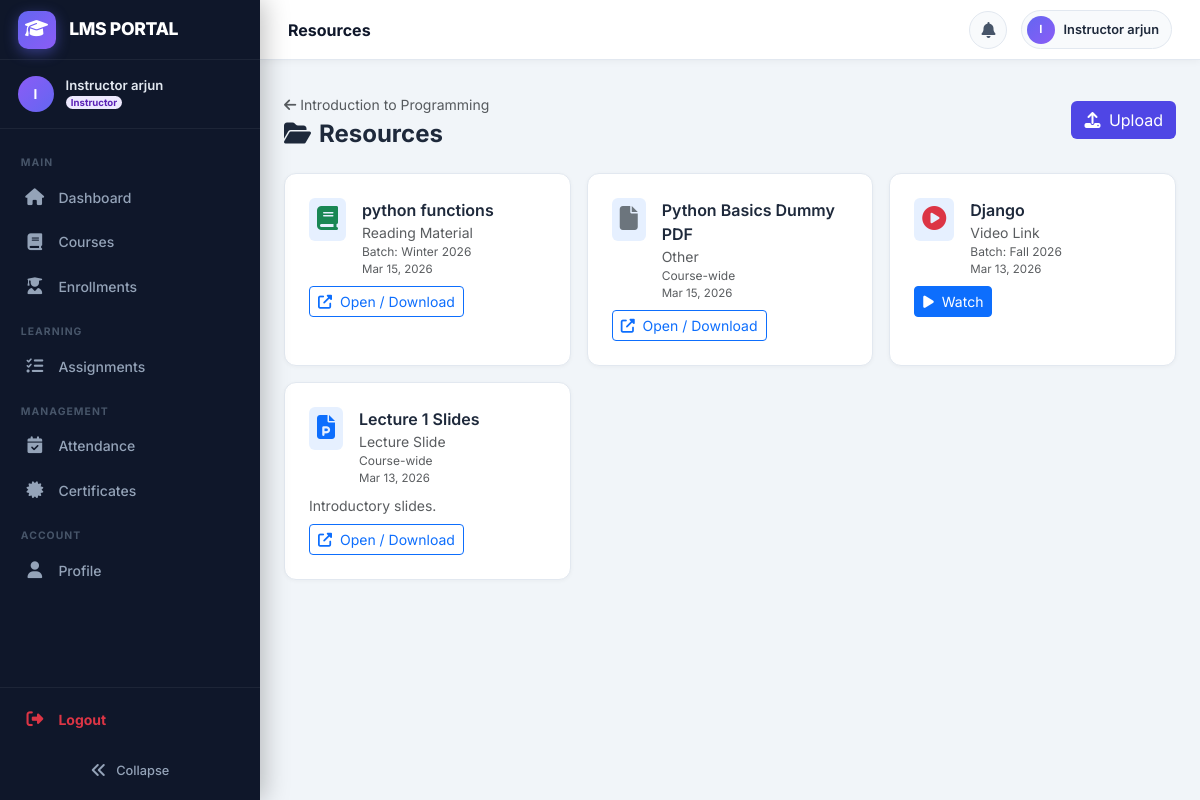
/resources/course/1/ (signed in), run on the app's committed database.
### users/models.py (models this page shows, shortened)
class CustomUser(AbstractUser):
    class Role(models.TextChoices):
        ADMIN = 'admin', 'Admin'
        INSTRUCTOR = 'instructor', 'Instructor'
        STUDENT = 'student', 'Student'
    role = models.CharField(
        max_length=20,
        choices=Role.choices,
        default=Role.STUDENT,
    )
    phone = models.CharField(max_length=20, blank=True)
    profile_picture = models.ImageField(
        upload_to='profile_pictures/', blank=True, null=True
    )
    bio = models.TextField(blank=True)
    date_of_birth = models.DateField(null=True, blank=True)
    otp = models.CharField(max_length=6, blank=True, null=True)
    otp_expiry = models.DateTimeField(null=True, blank=True)
    class Meta:
        verbose_name = 'User'
        verbose_name_plural = 'Users'
    @property
    def is_admin_role(self):
        return self.role == self.Role.ADMIN
    @property
    def is_student(self):
        return self.role == self.Role.STUDENT

### courses/models.py (models this page shows, shortened)
class Course(models.Model):
    class Status(models.TextChoices):
        ACTIVE = 'active', 'Active'
        INACTIVE = 'inactive', 'Inactive'
        ARCHIVED = 'archived', 'Archived'
    title = models.CharField(max_length=200)
    code = models.CharField(max_length=20, unique=True)
    description = models.TextField(blank=True)
    instructor = models.ForeignKey(
        settings.AUTH_USER_MODEL,
        on_delete=models.SET_NULL,
        null=True,
        related_name='courses_teaching',
        limit_choices_to={'role__in': ['instructor', 'admin']},
    )
    status = models.CharField(max_length=20, choices=Status.choices, default=Status.ACTIVE)
    thumbnail = models.ImageField(upload_to='course_thumbnails/', blank=True, null=True)
    credits = models.PositiveSmallIntegerField(default=3)
    price = models.DecimalField(max_digits=10, decimal_places=2, default=0.00)
    auto_revision_enabled = models.BooleanField(default=True)
    created_at = models.DateTimeField(auto_now_add=True)
    updated_at = models.DateTimeField(auto_now=True)
    class Meta:
        ordering = ['-created_at']

class Batch(models.Model):
    course = models.ForeignKey(Course, on_delete=models.CASCADE, related_name='batches')
    name = models.CharField(max_length=100)          # e.g. "Batch A", "Jan 2025"
    start_date = models.DateField()
    end_date = models.DateField()
    max_students = models.PositiveIntegerField(default=30)
    created_at = models.DateTimeField(auto_now_add=True)
    class Meta:
        ordering = ['-start_date']
        verbose_name_plural = 'Batches'

### resources/models.py (models this page shows, shortened)
class FileResource(models.Model):
    class ResourceType(models.TextChoices):
        LECTURE = 'lecture', 'Lecture Slide'
        ASSIGNMENT = 'assignment', 'Assignment'
        READING = 'reading', 'Reading Material'
        VIDEO_LINK = 'video', 'Video Link'
        OTHER = 'other', 'Other'
    title = models.CharField(max_length=200)
    description = models.TextField(blank=True)
    resource_type = models.CharField(
        max_length=20, choices=ResourceType.choices, default=ResourceType.OTHER
    )
    course = models.ForeignKey(
        Course, on_delete=models.CASCADE, related_name='resources'
    )
    batch = models.ForeignKey(
        Batch, on_delete=models.CASCADE, related_name='resources',
        null=True, blank=True,
        help_text='Leave blank to make available to all batches of this course.'
    )
    group = models.ForeignKey(
        'courses.Group', on_delete=models.CASCADE, related_name='resources',
        null=True, blank=True,
        help_text='Make available only to a specific group (e.g. for projects).'
    )
    file = models.FileField(upload_to='resources/%Y/%m/', blank=True, null=True)
    external_url = models.URLField(blank=True)   # for video links etc.
    uploaded_by = models.ForeignKey(
        settings.AUTH_USER_MODEL, on_delete=models.SET_NULL, null=True,
        related_name='uploaded_resources',
    )
    is_visible = models.BooleanField(default=True)
    created_at = models.DateTimeField(auto_now_add=True)
    class Meta:
        ordering = ['-created_at']
    @property
    def download_url(self):
        if self.file:
            return self.file.url
        return self.external_url

### resources/views.py (the view, shortened to what this page needs)
# urls.py: path('course/<int:course_pk>/', views.resource_list, name='list'),
@login_required
def resource_list(request, course_pk):
    course = get_object_or_404(Course, pk=course_pk)
    resources = FileResource.objects.filter(course=course, is_visible=True)
    viewed_ids = []
    return render(request, 'resources/resource_list.html', {
        'course': course, 'resources': resources, 'viewed_ids': viewed_ids
    })

### templates/resources/resource_list.html (shortened to what this page needs)
{% extends 'base.html' %}
{% block content %}
<div class="d-flex justify-content-between align-items-center mb-4">
  <div>
    <a href="{% url 'courses:detail' course.pk %}" class="text-muted small text-decoration-none">
      <i class="fas fa-arrow-left me-1"></i>{{ course.title }}
    </a>
    <h4 class="fw-bold mb-0 mt-1"><i class="fas fa-folder-open me-2"></i>Resources</h4>
  </div>
  {% if user == course.instructor or user.is_admin_role or user.is_superuser or is_group_instructor %}
  <a href="{% url 'resources:upload' course.pk %}" class="btn" style="background:#4f46e5;color:#fff;">
    <i class="fas fa-upload me-1"></i> Upload
  </a>
  {% endif %}
</div>
<div class="row g-3">
  {% for resource in resources %}
  <div class="col-md-6 col-xl-4">
    <div class="page-card h-100">
      <div class="d-flex align-items-start gap-3">
        <div class="rounded-2 p-2 bg-primary bg-opacity-10">
          {% if resource.resource_type == 'lecture' %}<i class="fas fa-file-powerpoint text-primary fs-4"></i>
          {% elif resource.resource_type == 'assignment' %}<i class="fas fa-file-contract text-warning fs-4"></i>
          {% elif resource.resource_type == 'reading' %}<i class="fas fa-book text-success fs-4"></i>
          {% elif resource.resource_type == 'video' %}<i class="fas fa-play-circle text-danger fs-4"></i>
          {% else %}<i class="fas fa-file text-secondary fs-4"></i>{% endif %}
        </div>
        <div class="flex-grow-1 min-w-0">
          <div class="fw-semibold">{{ resource.title }}</div>
          <div class="text-muted small">{{ resource.get_resource_type_display }}</div>
          {% if resource.batch %}
            <div class="text-muted" style="font-size:.75rem;">Batch: {{ resource.batch.name }}</div>
          {% endif %}
          {% if not resource.batch and not resource.group %}
            <div class="text-muted" style="font-size:.75rem;">Course-wide</div>
          {% endif %}
          <div class="text-muted" style="font-size:.72rem;">{{ resource.created_at|date:"M d, Y" }}</div>
        </div>
      </div>
      {% if resource.description %}
      <p class="text-muted small mt-2 mb-2">{{ resource.description|truncatewords:15 }}</p>
      {% endif %}
      <div class="d-flex gap-2 mt-2 align-items-center">
        {% if resource.resource_type == 'video' %}
        <a href="{% url 'resources:play' resource.pk %}" class="btn btn-sm btn-primary">
          <i class="fas fa-play me-1"></i> Watch
        </a>
        {% elif resource.download_url %}
        <a href="{% url 'resources:view_track' resource.pk %}" class="btn btn-sm btn-outline-primary" target="_blank">
          <i class="fas fa-external-link-alt me-1"></i> Open / Download
        </a>
        {% endif %}
      </div>
    </div>
  </div>
  {% empty %}
  <div class="col-12 text-center py-5 text-muted">
    <i class="fas fa-folder fs-1"></i>
    <p class="mt-2">No resources uploaded yet.</p>
  </div>
  {% endfor %}
</div>
{% endblock %}

### templates/base.html (shortened to what this page needs)
<!DOCTYPE html>
<html lang="en">
<head>
  <link href="https://cdn.jsdelivr.net/npm/bootstrap@5.3.2/dist/css/bootstrap.min.css" rel="stylesheet" />
  <link href="https://cdn.jsdelivr.net/npm/bootstrap-icons@1.11.3/font/bootstrap-icons.css" rel="stylesheet" />
  <link rel="stylesheet" href="https://cdnjs.cloudflare.com/ajax/libs/font-awesome/6.5.0/css/all.min.css">
</head>
<body>
  {% if user.is_authenticated %}
  <nav class="sidebar" id="sidebar" role="navigation" aria-label="Main navigation">
    <a href="{% url 'users:dashboard' %}" class="sidebar-brand" tabindex="0">
      <div class="sidebar-brand-icon">
        <i class="fas fa-graduation-cap"></i>
      </div>
      <span class="sidebar-brand-text">LMS PORTAL</span>
    </a>
    <div class="sidebar-user">
      <div class="sidebar-user-avatar">
        {{ user.first_name|first|upper|default:user.username|first|upper }}
      </div>
      <div class="sidebar-user-info">
        <div class="sidebar-user-name">{{ user.get_full_name|default:user.username }}</div>
        <div class="sidebar-user-role">
          <span class="badge badge-role-{{ user.role }} rounded-pill" style="font-size:.6rem;padding:.2em .55em;">
            {{ user.get_role_display }}
          </span>
        </div>
      </div>
    </div>
    <div class="sidebar-content">
      <ul style="list-style:none;padding:0;margin:0;">
        <li class="sidebar-section">Main</li>
        <li class="sidebar-item">
          <a href="{% url 'users:dashboard' %}"
            class="sidebar-link {% if request.resolver_match.url_name == 'dashboard' %}sidebar-active{% endif %}"
            data-tooltip="Dashboard">
            <i class="fas fa-home sidebar-icon"></i>
            <span class="sidebar-label">Dashboard</span>
          </a>
        </li>
        <li class="sidebar-item">
          <a href="{% url 'courses:list' %}"
            class="sidebar-link {% if 'courses' in request.path and 'assignments' not in request.path %}sidebar-active{% endif %}"
            data-tooltip="Courses">
            <i class="fas fa-book sidebar-icon"></i>
            <span class="sidebar-label">Courses</span>
          </a>
        </li>
        <li class="sidebar-item">
          <a href="{% url 'enrollments:list' %}"
            class="sidebar-link {% if 'enrollments' in request.path %}sidebar-active{% endif %}"
            data-tooltip="Enrollments">
            <i class="fas fa-user-graduate sidebar-icon"></i>
            <span class="sidebar-label">Enrollments</span>
          </a>
        </li>
        <li class="sidebar-section">Learning</li>
        {% if user.role == 'instructor' or user.is_admin_role or user.is_superuser %}
        <li class="sidebar-item">
          <a href="{% url 'assignments:instructor_dashboard' %}"
            class="sidebar-link {% if 'assignments' in request.path %}sidebar-active{% endif %}"
            data-tooltip="Assignments">
            <i class="fas fa-tasks sidebar-icon"></i>
            <span class="sidebar-label">Assignments</span>
          </a>
        </li>
        {% endif %}
        {% if not user.is_student %}
        <li class="sidebar-section">Management</li>
        <li class="sidebar-item">
          <a href="{% url 'attendance:manage' %}"
            class="sidebar-link {% if 'attendance' in request.path %}sidebar-active{% endif %}"
            data-tooltip="Attendance">
            <i class="fas fa-calendar-check sidebar-icon"></i>
            <span class="sidebar-label">Attendance</span>
          </a>
        </li>
        <li class="sidebar-item">
          <a href="{% url 'certificates:list' %}"
            class="sidebar-link {% if 'certificates' in request.path %}sidebar-active{% endif %}"
            data-tooltip="Certificates">
            <i class="fas fa-certificate sidebar-icon"></i>
            <span class="sidebar-label">Certificates</span>
          </a>
        </li>
        {% endif %}
        <li class="sidebar-section">Account</li>
        <li class="sidebar-item">
          <a href="{% url 'users:profile' %}"
            class="sidebar-link {% if request.resolver_match.url_name == 'profile' %}sidebar-active{% endif %}"
            data-tooltip="Profile">
            <i class="fas fa-user sidebar-icon"></i>
            <span class="sidebar-label">Profile</span>
          </a>
        </li>
      </ul>
    </div>
    <div class="sidebar-footer">
      {% if request.user.is_authenticated %}
      <ul style="list-style:none;padding:0;margin:0 0 10px 0;">
        <li class="sidebar-item" style="padding:0;">
          <a href="{% url 'users:logout' %}" class="sidebar-link logout-link text-danger" data-tooltip="Logout">
            <i class="fas fa-sign-out-alt sidebar-icon text-danger"></i>
            <span class="sidebar-label fw-bold">Logout</span>
          </a>
        </li>
      </ul>
      {% endif %}
      <button id="sidebarCollapseBtn" title="Toggle sidebar">
        <i class="fas fa-angle-double-left"></i>
        <span class="sidebar-collapse-label">Collapse</span>
      </button>
    </div>
  </nav>
  <div id="main">
    <header id="topbar">
      <div class="topbar-left">
        <span class="topbar-title d-none d-md-block" id="topbarTitle"></span>
      </div>
      <div class="topbar-right">
        <div class="dropdown" id="notificationDropdown">
          <button class="notif-btn" type="button" data-bs-toggle="dropdown" aria-expanded="false"
            aria-label="Notifications">
            <i class="fas fa-bell"></i>
          </button>
        </div>
        <a href="{% url 'users:profile' %}" class="user-chip" title="My Profile">
          <div class="user-chip-avatar">
            {{ user.first_name|first|upper|default:user.username|first|upper }}
          </div>
          <span class="user-chip-name d-none d-sm-block">{{ user.get_full_name|default:user.username }}</span>
        </a>
      </div>
    </header>
    <div class="container-fluid px-4 pt-3">
    </div>
    <div class="container-fluid px-4 py-3 flex-grow-1">
      {% endif %}
      {% block content %}{% endblock %}
      {% if user.is_authenticated %}
    </div>
  </div>
  {% else %}
    {% if not no_container %}</div>{% endif %}
  {% endif %}
</body>
</html>

### data on the page
CustomUser: first_name|first "I", get_full_name "Instructor arjun", role "Instructor"
Course: title "Introduction to Programming"
FileResource: title "python functions", resource_type "Reading Material", batch.name "Winter 2026", created_at "Mar 15, 2026", shows "Open / Download"
FileResource: title "Python Basics Dummy PDF", resource_type "Other", shows "Course-wide", created_at "Mar 15, 2026", file "Open / Download"
FileResource: title "Django", resource_type "Video Link", batch.name "Fall 2026", created_at "Mar 13, 2026", shows "Watch"
FileResource: title "Lecture 1 Slides", resource_type "Lecture Slide", shows "Course-wide", created_at "Mar 13, 2026", description "Introductory slides.", shows "Open / Download"
